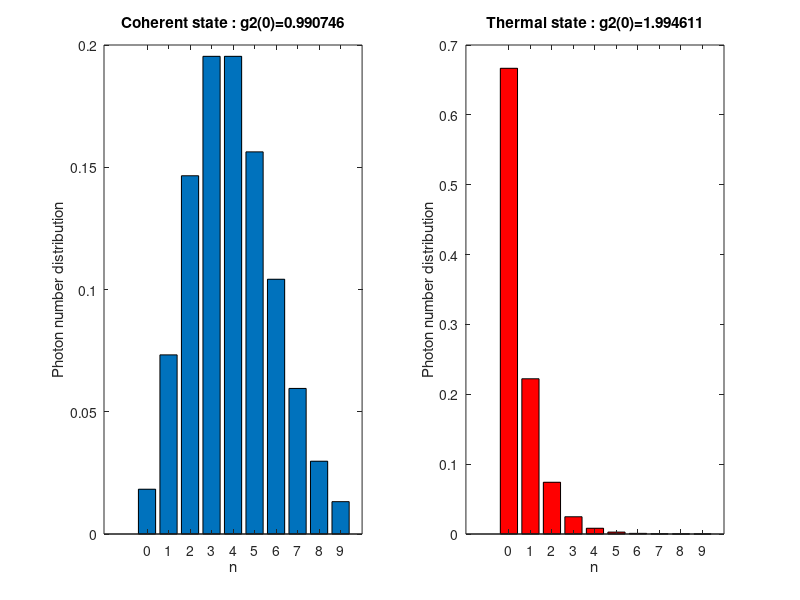

Recreate this plot in MATLAB.
clearvars
close all

d=10; %dimension of the annihilation and creation operator
hbar = 1;
wa = 1; %Atomic frequency
wf = 1; %Field frequency
g = 0.1; %Interaction constant 0.1
k = 0.05; %decay rate of cavity
dt = 0.1;
T = 0:dt:150;

a = diag(sqrt(1:d-1),1); %annihilation operator
If = eye(d);
Ia = eye(2);
sig_z = [1,0;0,-1];
sig_m = [0,0;1,0];
sig_p = [0,1;0,0];
gs = [0;1]; %Ground state
es = [1;0]; %Excited state

%coherent state
alpha = 2;
coh = 0;

for i=0:d-1
    coh = coh+exp(-(alpha^2)/2)*alpha^i/sqrt(prod(1:i))*If(:,i+1);
end

nomin_coh = coh'*(a'*a'*a*a)*coh;
denom_coh = coh'*(a'*a)*coh;
g_coh = nomin_coh/denom_coh^2;
%Thermal state
nth = 0.5;
Rho_th = 0;

for i=0:d-1
    Rho_th = Rho_th+(nth^i/(1+nth)^(i+1))*If(:,i+1)*If(:,i+1)';
end

for i=0:d-1
    Pn_coh(i+1) = (If(:,i+1)'*coh)^2;
    Pn_th(i+1) = If(:,i+1)'*Rho_th*If(:,i+1);
end

g_th = trace(Rho_th*a'*a'*a*a)/trace(Rho_th*a'*a)^2;

subplot(1,2,1)
bar(0:d-1, Pn_coh)
title(sprintf('Coherent state : g2(0)=%f',g_coh))
xlabel('n')
ylabel('Photon number distribution')
% text(5,0.18,sprintf('g2(0)=%f',g_coh),FontSize=20)
subplot(1,2,2)
bar(0:d-1, Pn_th, 'r')
title(sprintf('Thermal state : g2(0)=%f',g_th))
xlabel('n')
ylabel('Photon number distribution')
% g_the = Tr;


H_atom = 0.5*hbar * wa * kron(sig_z,If);
H_field = hbar * wf * kron(Ia,a'*a);
H_inter = hbar*g*(kron(sig_m,a')+kron(sig_p,a));
H = H_atom + H_field + H_inter;

Ini_atom = es;
Ini_cavi = coh;%If(:,1)

psi = kron(Ini_atom, Ini_cavi); %Initial state=>atom in excited state and cavity in vaccum
rho = psi*psi'; %Initial density matrix

A = kron(Ia, a);

for t=1:length(T)
    % Pe(t) = kron(es, If(:,1))'*rho*kron(es, If(:,1));
    correlation(t) = trace(rho*A'*A'*A*A)/trace(rho*A'*A)^2;
    K1 = -1i*(H*rho - rho*H) + 0.5*k*(2*A*rho*A' - rho*A'*A - A'*A*rho);
    rho1 = rho + 0.5*dt*K1;
    K2 = -1i*(H*rho1 - rho1*H) + 0.5*k*(2*A*rho1*A' - rho1*A'*A - A'*A*rho1);
    rho2 = rho + 0.5*dt*K2;
    K3 = -1i*(H*rho2 - rho2*H) + 0.5*k*(2*A*rho2*A' - rho2*A'*A - A'*A*rho2);
    rho3 = rho + dt*K3;
    K4 = -1i*(H*rho3 - rho3*H) + 0.5*k*(2*A*rho3*A' - rho3*A'*A - A'*A*rho3);
    rho = rho + 1/6*dt*(K1+2*K2+2*K3+K4);
end

% hold on
% plot(T,Pe)
% plot(T,abs(correlation))
